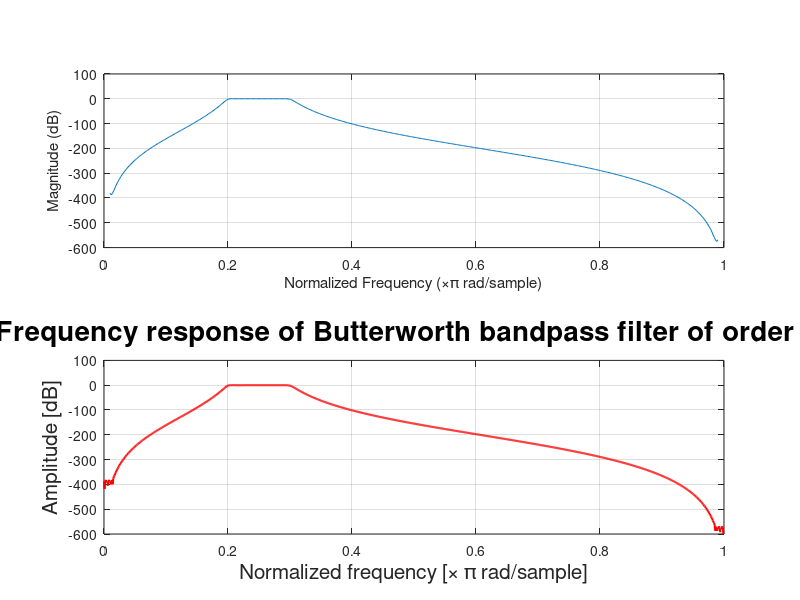
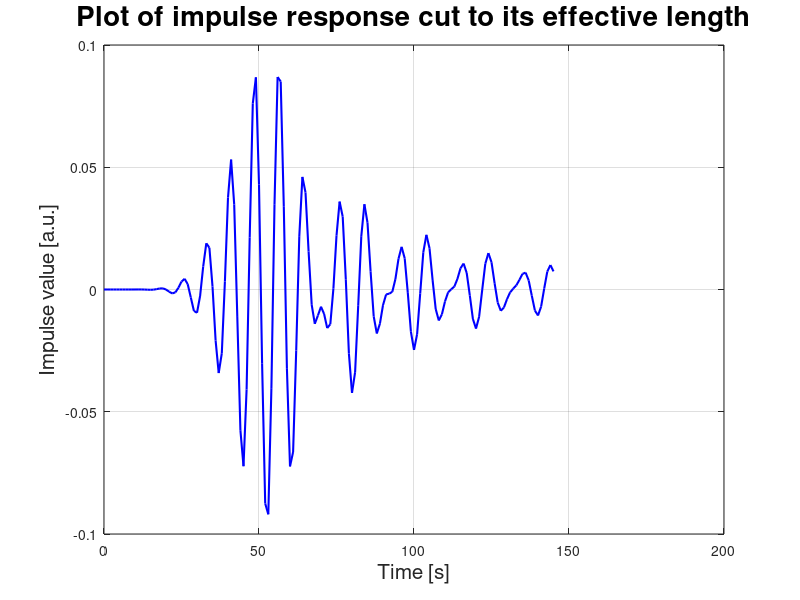

These figures' MATLAB source, in order:
%% Exercise 1.1
% Clear all variables and command window
clear all;
close all;
clc;

%% Construct Butterworth filter
Wp = [0.2 0.3];
Ws = [0.1 0.4];
Rp = 2;
Rs = 100;
[n, Wn] = buttord(Wp,Ws,Rp,Rs);
[B, A] = butter(n,Wn,'bandpass');
[h, w] = freqz(B,A,1e3);

%% Plot the frequency response using freqz
figure(1)
freqz(B,A);

%% Plot the frequency response using output from freqz
close all;
figure(1)
plot(w/pi,mag2db(abs(h)),'r-','LineWidth',1.5);
xlabel('Normalized frequency [\times \pi rad/sample]','FontSize',15);
ylabel('Amplitude [dB]','FontSize',15);
grid on;
titl = sprintf(['Frequency response of Butterworth bandpass filter'...
    ' of order %d'],2*n);
title(titl,'FontSize',20);

%% Compute the impulse response
[u t] = impz(B,A,1e5);

% Plot impulse response
maxu = max(abs(u));
index = find(abs(u)>0.1*maxu,1,'last');
figure(2);
plot(t(1:index+1),u(1:index+1),'b-','LineWidth',1.5);
xlabel('Time [s]','FontSize',15);
ylabel('Impulse value [a.u.]','FontSize',15);
grid on;
title('Plot of impulse response cut to its effective length','FontSize',20);

%% Retun to frequency domain
hand = freqz(u);
